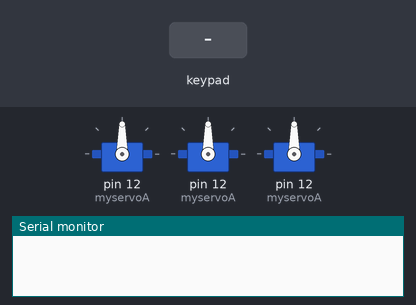
A sketch run on a simulated Arduino Uno, built with avr-gcc and run on an emulated ATmega328P. On the bench: 3 × servo, the last lines printed to the serial monitor. Inputs (shaded band) come from the test bench.

Above: at 1.2 s.
1.3 s: keypad keys 5 4 3 2 pressed 0.4 s apart
4.4 s: keypad keys 5 4 3 2 # pressed 0.4 s apart
At 5.65 s:
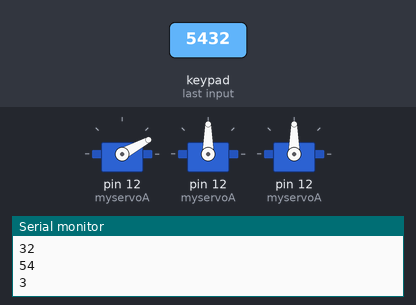
At 15.7 s:
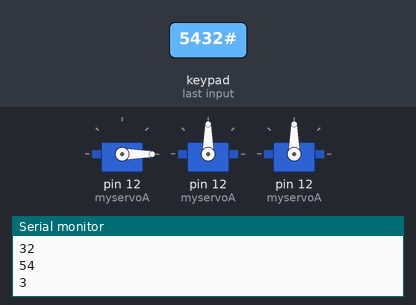
Timing chart, 0 to 15.9 s (numbered marks = the images above; inputs shaded):
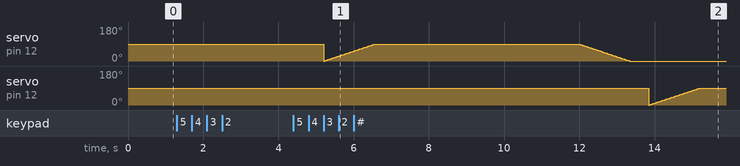

The sketch:

TRY2.ino
```cpp
#include <Keypad.h>
#include <Servo.h>
#include<Wire.h>

Servo myservoA;
Servo myservoB;
Servo myservoC;

int posA = 0;
int posC = 0;
int posB = 0;


const byte ROWS = 4; //four rows
const byte COLS = 4; //three columns
char keys[ROWS][COLS] = {
  {'1', '2', '3', 'A'},
  {'4', '5', '6', 'B'},
  {'7', '8', '9', 'C'},
  {'*', '0', '#', 'D'}
};
byte rowPins[ROWS] = {5, 4, 3, 2}; //connect to the row pinouts of the keypad
byte colPins[COLS] = {8, 7, 6, 9}; //connect to the column pinouts of the keypad

Keypad keypad = Keypad( makeKeymap(keys), rowPins, colPins, ROWS, COLS );

void setup()
{
  Serial.begin(9600);
  myservoA.attach(12);
  myservoB.attach(12);
  myservoC.attach(12);

}

void loop() {
KEY:
  char key = keypad.getKey();
  if (key == 0)
    goto KEY;
  delay(500);
KEY2:
  char key2 = keypad.getKey();
  if (key2 == 0)
    goto KEY2;

  int v1 = key - 48;
  int v2 = key2 - 48;
  int value = (v1 * 10) + v2;

  Serial.println(value);

VKEY:
  char vkey = keypad.getKey();
  if (vkey == 0)
    goto VKEY;
  delay(500);
VKEY2:
  char vkey2 = keypad.getKey();
  if (vkey2 == 0)
    goto VKEY2;

  int vv1 = vkey - 48;
  int vv2 = vkey2 - 48;
  int vvalue = (vv1 * 10) + vv2;

  Serial.println(vvalue);

VVKEY:
  char vvkey = keypad.getKey();
  if (vvkey == 0)
    goto VVKEY;
  delay(500);
VVKEY2:
  char vvkey2 = keypad.getKey();
  if (vvkey2 == 0)
    goto VVKEY2;

  int vvv1 = vvkey - 48;
  int vvv2 = vvkey2 - 48;
  int vvvalue = (vvv1 * 10) + vvv2;

  Serial.println(vvvalue);


RKEY:
  char rkey = keypad.getKey();
  if (rkey == 0)
    goto RKEY;

  Serial.println(rkey);


  if (true)
  {
    //   Serial.println("WALL");

    for (posA = 0; posA <= 90; posA += 1)
    {
      myservoA.write(posA);
      delay(15);

    }

    delay(value*100);


    for (posA = 90; posA >= 0; posA -= 1)
    {
      myservoA.write(posA);
      delay(15);
    }


    delay(500);


    for (posB = 0; posB <= 90; posB += 1)
    {
      myservoB.write(posB);
      delay(15);

    }

    delay(vvalue*100);

    for (posB = 90; posB >= 0; posB -= 1)
    {
      myservoB.write(posB);
      delay(15);
    }

    delay(500);


    for (posC = 0; posC <= 90; posC += 1)
    {
      myservoC.write(posC);
      delay(15);

    }

    delay(vvvalue*100);


    for (posC = 90; posC >= 0; posC -= 1)
    {
      myservoC.write(posC);
      delay(15);
    }
    delay(500);
    //}
  }
}
```
